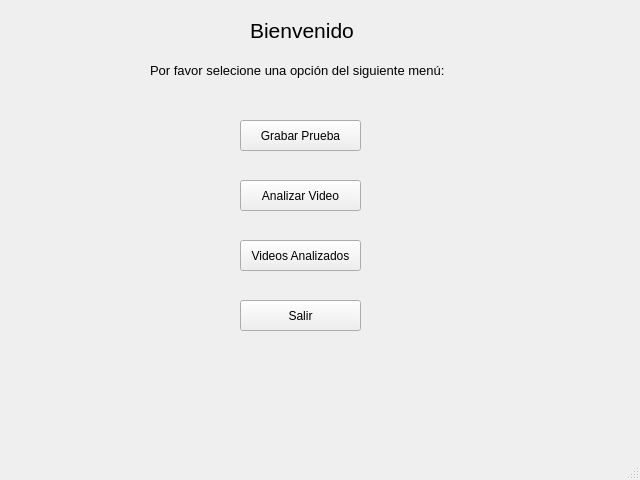
<?xml version="1.0" encoding="UTF-8"?>
<ui version="4.0">
 <class>WelcomeWindow</class>
 <widget class="QMainWindow" name="WelcomeWindow">
  <property name="geometry">
   <rect>
    <x>0</x>
    <y>0</y>
    <width>640</width>
    <height>480</height>
   </rect>
  </property>
  <property name="windowTitle">
   <string>Herramienta Eye Tracking para la Investigacion</string>
  </property>
  <property name="windowIcon">
   <iconset>
    <normaloff>../../../../../Pictures/favicon.ico</normaloff>../../../../../Pictures/favicon.ico</iconset>
  </property>
  <widget class="QWidget" name="centralwidget">
   <widget class="QLabel" name="lblLogoIpn">
    <property name="geometry">
     <rect>
      <x>20</x>
      <y>350</y>
      <width>61</width>
      <height>81</height>
     </rect>
    </property>
    <property name="text">
     <string/>
    </property>
    <property name="pixmap">
     <pixmap>../resources/logoipn.png</pixmap>
    </property>
    <property name="scaledContents">
     <bool>true</bool>
    </property>
   </widget>
   <widget class="QLabel" name="lblLogoEscom">
    <property name="geometry">
     <rect>
      <x>80</x>
      <y>350</y>
      <width>61</width>
      <height>81</height>
     </rect>
    </property>
    <property name="text">
     <string/>
    </property>
    <property name="pixmap">
     <pixmap>../resources/logoescom.png</pixmap>
    </property>
    <property name="scaledContents">
     <bool>true</bool>
    </property>
   </widget>
   <widget class="QLabel" name="lblTextBienvenida">
    <property name="geometry">
     <rect>
      <x>250</x>
      <y>20</y>
      <width>111</width>
      <height>20</height>
     </rect>
    </property>
    <property name="font">
     <font>
      <family>Arial</family>
      <pointsize>16</pointsize>
     </font>
    </property>
    <property name="text">
     <string>Bienvenido</string>
    </property>
    <property name="textFormat">
     <enum>Qt::AutoText</enum>
    </property>
   </widget>
   <widget class="QLabel" name="lblTextMsj">
    <property name="geometry">
     <rect>
      <x>150</x>
      <y>60</y>
      <width>301</width>
      <height>20</height>
     </rect>
    </property>
    <property name="font">
     <font>
      <family>Arial</family>
      <pointsize>10</pointsize>
     </font>
    </property>
    <property name="text">
     <string>Por favor selecione una opción del siguiente menú:</string>
    </property>
   </widget>
   <widget class="QPushButton" name="btnGrabarPrueba">
    <property name="geometry">
     <rect>
      <x>240</x>
      <y>120</y>
      <width>121</width>
      <height>31</height>
     </rect>
    </property>
    <property name="font">
     <font>
      <family>Arial</family>
     </font>
    </property>
    <property name="text">
     <string>Grabar Prueba</string>
    </property>
    <property name="icon">
     <iconset>
      <normaloff>../resources/btn1.png</normaloff>../resources/btn1.png</iconset>
    </property>
   </widget>
   <widget class="QPushButton" name="btnAnalizarVideo">
    <property name="geometry">
     <rect>
      <x>240</x>
      <y>180</y>
      <width>121</width>
      <height>31</height>
     </rect>
    </property>
    <property name="font">
     <font>
      <family>Arial</family>
     </font>
    </property>
    <property name="text">
     <string>Analizar Video</string>
    </property>
    <property name="icon">
     <iconset>
      <normaloff>../resources/btn2.png</normaloff>../resources/btn2.png</iconset>
    </property>
   </widget>
   <widget class="QPushButton" name="btnVerVideos">
    <property name="geometry">
     <rect>
      <x>240</x>
      <y>240</y>
      <width>121</width>
      <height>31</height>
     </rect>
    </property>
    <property name="font">
     <font>
      <family>Arial</family>
     </font>
    </property>
    <property name="text">
     <string>Videos Analizados</string>
    </property>
    <property name="icon">
     <iconset>
      <normaloff>../resources/btn3.png</normaloff>../resources/btn3.png</iconset>
    </property>
   </widget>
   <widget class="QPushButton" name="btnSalir">
    <property name="geometry">
     <rect>
      <x>240</x>
      <y>300</y>
      <width>121</width>
      <height>31</height>
     </rect>
    </property>
    <property name="font">
     <font>
      <family>Arial</family>
     </font>
    </property>
    <property name="text">
     <string>Salir</string>
    </property>
    <property name="icon">
     <iconset>
      <normaloff>../resources/btn4.png</normaloff>../resources/btn4.png</iconset>
    </property>
   </widget>
  </widget>
  <widget class="QMenuBar" name="menubar">
   <property name="geometry">
    <rect>
     <x>0</x>
     <y>0</y>
     <width>640</width>
     <height>21</height>
    </rect>
   </property>
  </widget>
  <widget class="QStatusBar" name="statusbar"/>
 </widget>
 <resources/>
 <connections/>
</ui>
